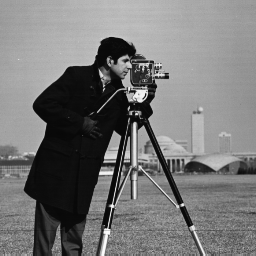
%> input picture lab_mid_practice/cameraman.png, 256 x 256 px
$ octave histogram_equilization.m   (GNU Octave 9; MATLAB toolbox functions it lacks are replaced by stand-ins)
%> lines starting %> are read from the running program, lines starting %| are printed output that depends on the picture
I = imread('cameraman.png');
%> I is the input picture: size 256x256 uint8; min 7, max 253, mean 118.7
J = I;
L=256;
[row, col] = size(I);
%> row = 256; col = 256
temp = zeros(1, L);


for i = 1:row
    for j = 1:col
        temp(I(i, j) + 1) = temp(I(i, j) + 1) + 1;
    end
end
%> after the loop, temp = 256 values, max 1685 at index 15, min 0 at index 1, mean 256


PDF = temp / sum(temp);
%> PDF = 256 values, max 0.0257 at index 15, min 0 at index 1, mean 0.00391


CDF = zeros(1, L);
CDF(1) = PDF(1);

for i = 2:L
    CDF(i) = PDF(i) + CDF(i - 1);
end
%> after the loop, CDF = 256 values from 0 to 1


CDF =CDF * (L - 1);
%> CDF = 256 values from 0 to 255


CDF=round(CDF);

for i = 1:row
    for j = 1:col
        J(i, j) = CDF(I(i, j) + 1);
    end
end
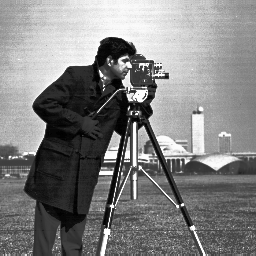
%> J: size 256x256 uint8; min 0, max 255, mean 128.8

temp2 = zeros(1, L);

for i = 1:row
    for j = 1:col
        temp2(J(i, j) + 1) = temp2(J(i, j) + 1) + 1;
    end
end
%> after the loop, temp2 = 256 values, max 1685 at index 36, min 0 at index 2, mean 256


figure;

subplot(2, 2, 1);
imshow(I);
title('Original Image');

subplot(2, 2, 2);
bar(temp);
title('Histogram');

subplot(2, 2, 3);
imshow(J);
title('Modified Image');

subplot(2, 2, 4);
bar(temp2);
title('Histogram');
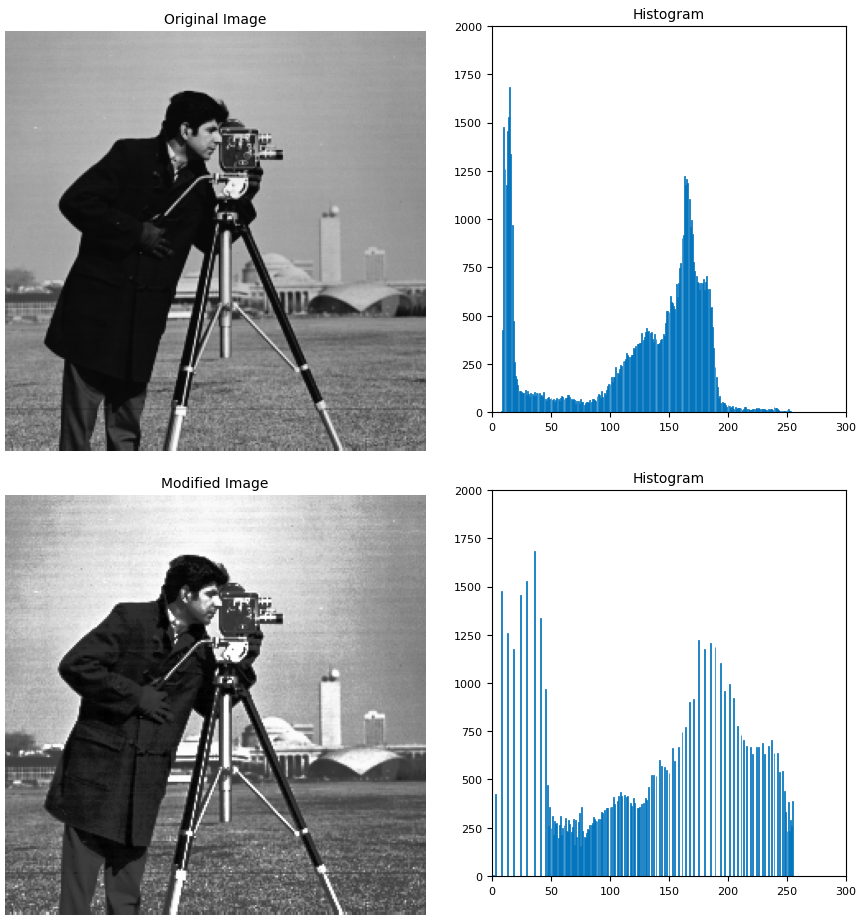
%> figure redrawn from the program's plot data, 4 panels

imwrite(J, 'Output.png');
